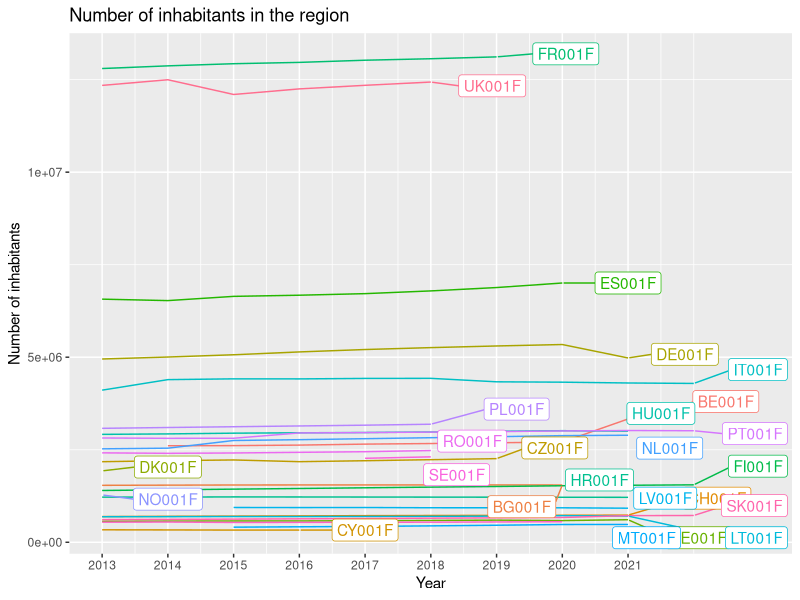

The R source for this figure: (Note: this script raises an error after producing the figure.)
# Load package(s) ----
## If you get an error, it means that the package is not installed. Execute 
## install.packages("packagename") in the console, replacing "packagename" with 
## "tidyverse", for instance, if you want to install the "tidyverse" package.
## Do that for all packages.

# install.packages("tidyverse")
# install.packages("scales")
# install.packages("ggrepel")

library(tidyverse)
library(scales)
library(ggrepel)

# Get urban population data between 2013-2022 from Eurostat ----
## Source: https://ec.europa.eu/eurostat/databrowser/view/URB_LPOP1__custom_5120358/default/table?lang=en
pop_13_22 <- read_csv("data/raw/urb_lpop1__custom_5120358_page_linear.csv")
pop_13_22_c <- read_csv("data/raw/urb_cpop1_page_linear.csv")

# Examine the data ----
# View(pop_13_22)
glimpse(pop_13_22)

# Clean the data ----
pop_13_22_long <- pop_13_22 |> 
  # Remove unnecessary columns
  select(-c(DATAFLOW, `LAST UPDATE`, freq, indic_ur, OBS_FLAG)) |> 
  # Remove countries
  filter(nchar(cities) > 2)

# Show the population trend of all cities in the region
pop_13_22_long |>
  # filter(cities %in% c("BE001F", "DE001F", "NL001F", "UK001F")) |> 
  filter(substr(cities, 3, 6) == "001F") |> 
  group_by(cities) |> 
  mutate(label = if_else(TIME_PERIOD == max(TIME_PERIOD), as.character(cities), NA_character_)) |> 
  ungroup() |> 
  ggplot(aes(x = TIME_PERIOD, y = OBS_VALUE, color = cities, group = cities)) +
  geom_line() +
  geom_label_repel(aes(label = label),
                   nudge_x = 1,
                   na.rm = TRUE) +
  scale_x_continuous(breaks = seq(from = 2013,
                                  to = 2021,
                                  by = 1),
                     limits = c(2013, 2023)) +
  xlab("Year") +
  ylab("Number of inhabitants") +
  labs(title = "Number of inhabitants in the region") +
  scale_color_discrete(name = "Muncipality") +
  theme(legend.position = "none")

# Generate table in wide format
pop_13_22_c_wide <- pop_13_22_c |>
  pivot_wider(names_from = TIME_PERIOD, values_from = OBS_VALUE) |>
  select(-c(DATAFLOW, `LAST UPDATE`, freq, indic_ur, OBS_FLAG, `2022`)) |>
  filter(nchar(cities) > 2) |>
  group_by(cities) |>
  summarise(`2013` = sum(`2013`, na.rm = TRUE),
            `2014` = sum(`2014`, na.rm = TRUE),
            `2015` = sum(`2015`, na.rm = TRUE),
            `2016` = sum(`2016`, na.rm = TRUE),
            `2017` = sum(`2017`, na.rm = TRUE),
            `2018` = sum(`2018`, na.rm = TRUE),
            `2019` = sum(`2019`, na.rm = TRUE),
            `2029` = sum(`2020`, na.rm = TRUE),
            `2021` = sum(`2021`, na.rm = TRUE)) |>
  mutate(across(where(is.double), ~na_if(., 0)))

# Write wide table with time-series data
write_csv(pop_13_22_c_wide, "data/processed/pop_13_22_c_wide.csv", na = "")

